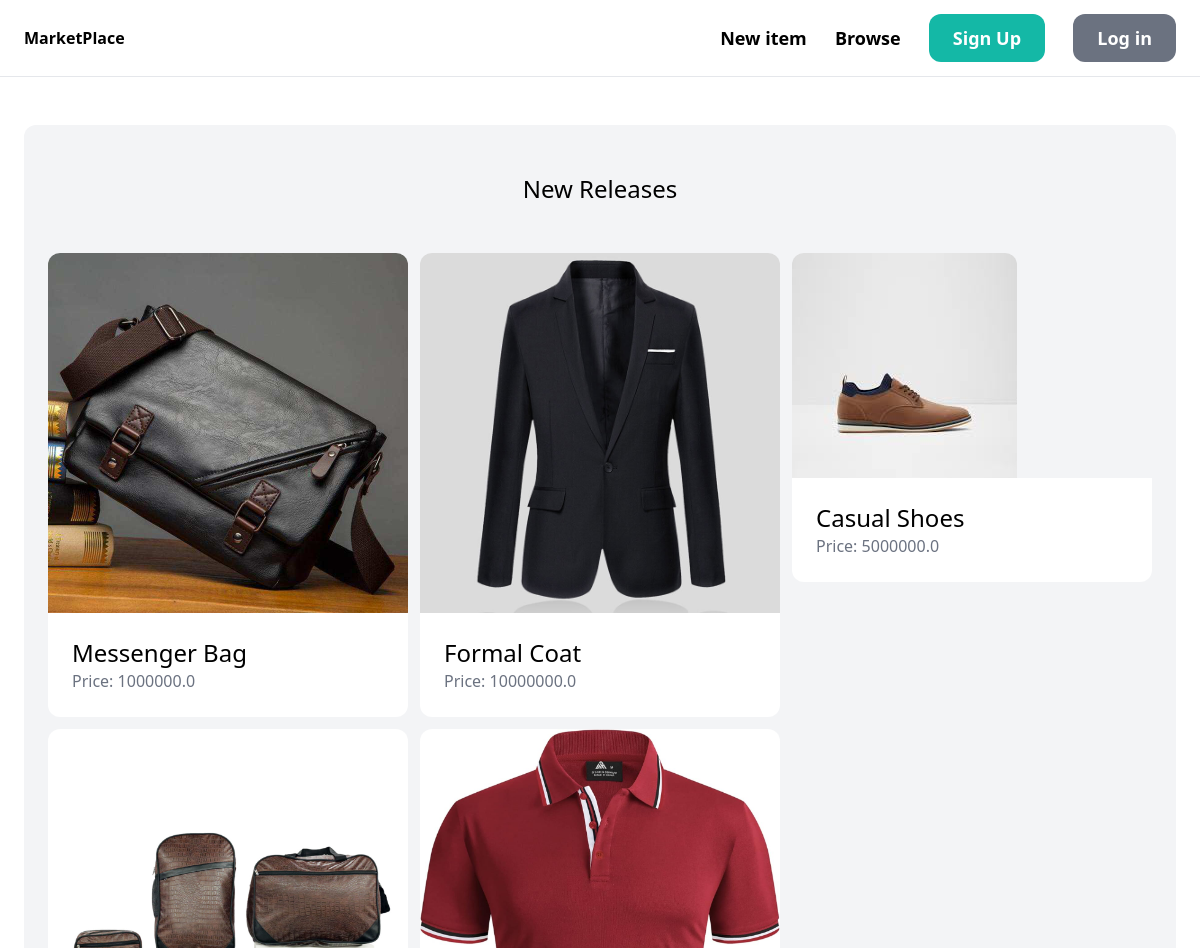
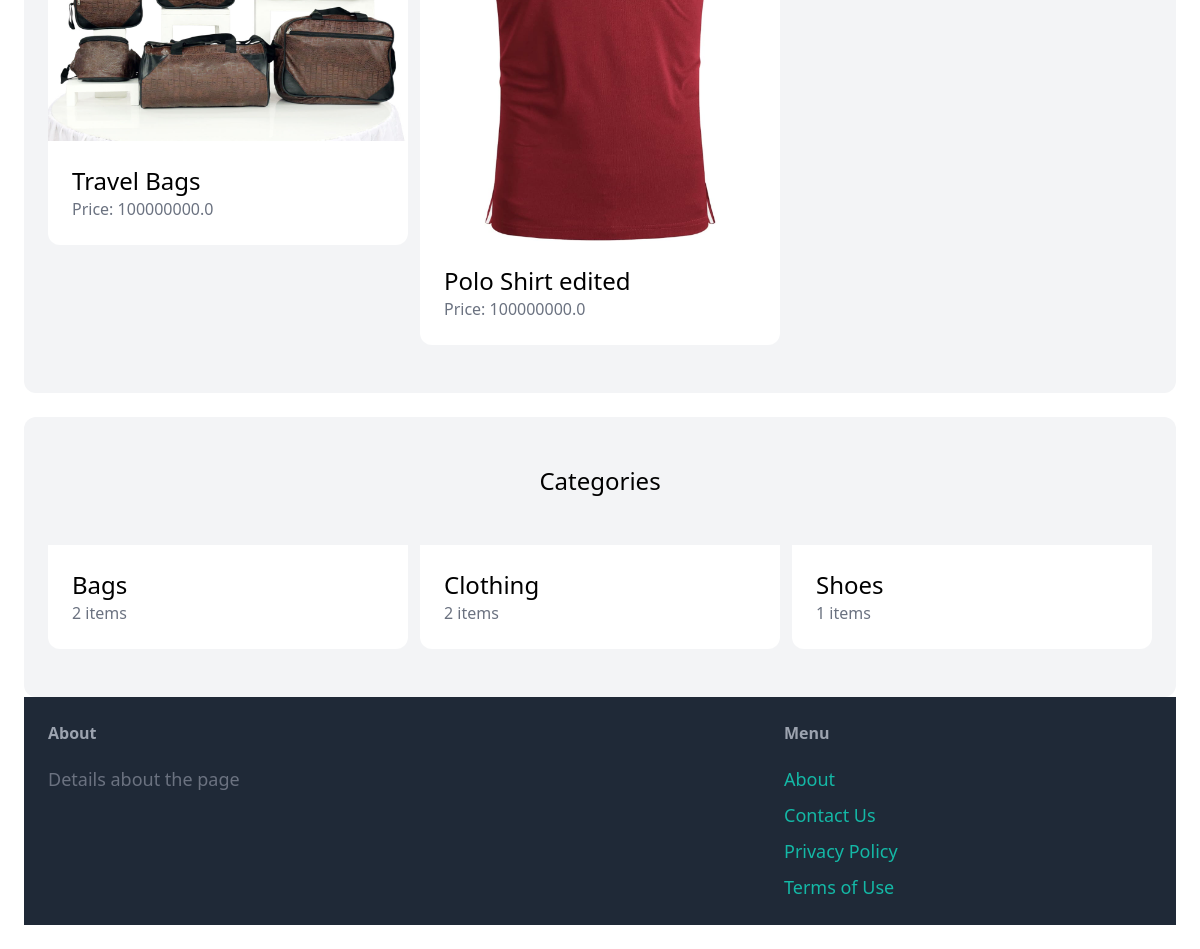
The page / on the database its author committed (2 pictures, top to bottom).
### item/models.py (models this page shows, shortened)
class Item(models.Model):
    category = models.ForeignKey(Category, related_name='items', on_delete=models.CASCADE)
    name = models.CharField(max_length=255)
    description = models.TextField(blank=True, null=True)
    price = models.FloatField()
    image = models.ImageField(upload_to='item_images', blank=True, null=True)
    is_sold = models.BooleanField(default=False)
    created_by = models.ForeignKey(User, related_name='items', on_delete=models.CASCADE)
    created_at = models.DateTimeField(auto_now_add=True)

class Category(models.Model):
    name = models.CharField(max_length=255)
    class Meta:
        ordering = ('name',)
        verbose_name_plural = 'Categories'

### core/views.py (the view)
# urls.py: path('', views.index, name='index'),
def index(request):
    items = Item.objects.filter(is_sold=False) [0:6]
    categories = Category.objects.all()
    return render(request, 'core/index.html', {
        'categories': categories,
        'items': items,
    })

### core/templates/core/index.html (shortened to what this page needs)
{% extends 'core/base.html' %}
{% block content %}
    <div class="mt-6 px-6 py-12 bg-gray-100 rounded-xl">
        <h2 class="mb-12 text-2xl text-center">New Releases</h2>
        <div class="grid grid-cols-3 gap-3">
            {% for item in items %}
                <div>
                    <a href="{% url 'item:detail' item.id %}">
                        <div>
                            <img src="{{ item.image.url }}" class="rounded-t-xl">
                        </div>
                        <div class="p-6 bg-white rounded-b-xl">
                            <h2 class="text-2xl">{{ item.name }}</h2>
                            <p class="text-gray-500">Price: {{ item.price }}</item></p>
                        </div>
                    </a>
                </div>
            {% endfor %}
        </div>
    </div>
    <div class="mt-6 px-6 py-12 bg-gray-100 rounded-xl">
        <h2 class="mb-12 text-2xl text-center">Categories</h2>
        <div class="grid grid-cols-3 gap-3">
            {% for category in categories %}
            <div>
                <a href="#">
                    <div class="p-6 bg-white rounded-b-xl">
                        <h2 class="text-2xl">{{ category.name }}</h2>
                        <p class="text-gray-500">{{ category.items.count }} items</item></p>
                    </div>
                </a>
            </div>
            {% endfor %}
        </div>
{% endblock %}

### rows shown on the page
Item: image (picture), name "Messenger Bag", price "1000000.0"
Item: image (picture), name "Formal Coat", price "10000000.0"
Item: image (picture), name "Casual Shoes", price "5000000.0"
Item: image (picture), name "Travel Bags", price "100000000.0"
Item: image (picture), name "Polo Shirt edited", price "100000000.0"
Category: name "Bags", items.count "2"
Category: name "Clothing", items.count "2"
Category: name "Shoes", items.count "1"
